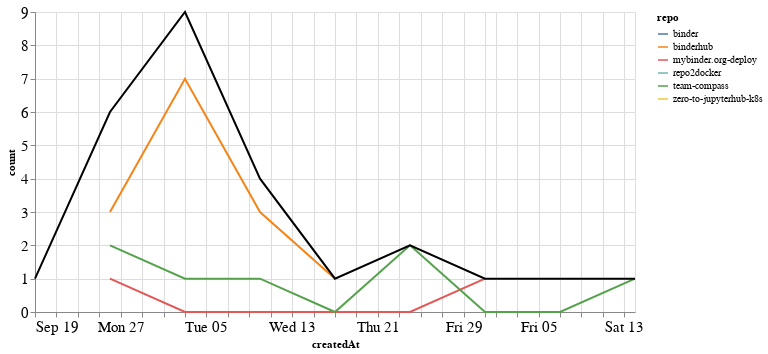

The code cell stored with this chart in its notebook:
### Markdown cell above
### Comments

### Code cell
comments_time = comments.groupby('repo').resample('W', on='createdAt').count()['author'].reset_index()
comments_time = comments_time.rename(columns={'author': 'count'})
comments_time_total = comments_time.groupby('createdAt').agg({"count": "sum"}).reset_index()
ch1 = alt.Chart(comments_time, width=600).mark_line().encode(
    x='createdAt',
    y='count',
    color='repo',
    tooltip="repo"
)

ch2 = alt.Chart(comments_time_total, width=600).mark_line(color="black").encode(
    x='createdAt',
    y='count',
)

ch1 + ch2

### Figure 1 — Vega-Lite specification as saved in the notebook (floating-point values rounded to 4 significant figures)
{"config": {"axisLeft": {"labelFontSize": 15}, "axisBottom": {"labelFontSize": 15}}, "layer": [{"data": {"name": "data-db5152ddc9ed2ba8b6e676feea65ba41"}, "mark": "line", "encoding": {"color": {"type": "nominal", "field": "repo"}, "tooltip": {"type": "nominal", "field": "repo"}, "x": {"type": "temporal", "field": "createdAt"}, "y": {"type": "quantitative", "field": "count"}}, "width": 600}, {"data": {"name": "data-6cbd3d51845fd781472e7b661909d572"}, "mark": {"type": "line", "color": "black"}, "encoding": {"x": {"type": "temporal", "field": "createdAt"}, "y": {"type": "quantitative", "field": "count"}}, "width": 600}], "$schema": "https://vega.github.io/schema/vega-lite/v4.8.1.json", "datasets": {"data-db5152ddc9ed2ba8b6e676feea65ba41": [{"repo": "binder", "createdAt": "2021-09-19T00:00:00", "count": 1}, {"repo": "binderhub", "createdAt": "2021-09-26T00:00:00", "count": 3}, {"repo": "binderhub", "createdAt": "2021-10-03T00:00:00", "count": 7}, {"repo": "binderhub", "createdAt": "2021-10-10T00:00:00", "count": 3}, {"repo": "binderhub", "createdAt": "2021-10-17T00:00:00", "count": 1}, {"repo": "mybinder.org-deploy", "createdAt": "2021-09-26T00:00:00", "count": 1}, {"repo": "mybinder.org-deploy", "createdAt": "2021-10-03T00:00:00", "count": 0}, {"repo": "mybinder.org-deploy", "createdAt": "2021-10-10T00:00:00", "count": 0}, {"repo": "mybinder.org-deploy", "createdAt": "2021-10-17T00:00:00", "count": 0}, {"repo": "mybinder.org-deploy", "createdAt": "2021-10-24T00:00:00", "count": 0}, {"repo": "mybinder.org-deploy", "createdAt": "2021-10-31T00:00:00", "count": 1}, {"repo": "repo2docker", "createdAt": "2021-11-07T00:00:00", "count": 1}, {"repo": "team-compass", "createdAt": "2021-09-26T00:00:00", "count": 2}, {"repo": "team-compass", "createdAt": "2021-10-03T00:00:00", "count": 1}, {"repo": "team-compass", "createdAt": "2021-10-10T00:00:00", "count": 1}, {"repo": "team-compass", "createdAt": "2021-10-17T00:00:00", "count": 0}, {"repo": "team-compass", "createdAt": "2021-10-24T00:00:00", "count": 2}, {"repo": "team-compass", "createdAt": "2021-10-31T00:00:00", "count": 0}, {"repo": "team-compass", "createdAt": "2021-11-07T00:00:00", "count": 0}, {"repo": "team-compass", "createdAt": "2021-11-14T00:00:00", "count": 1}, {"repo": "zero-to-jupyterhub-k8s", "createdAt": "2021-10-03T00:00:00", "count": 1}], "data-6cbd3d51845fd781472e7b661909d572": [{"createdAt": "2021-09-19T00:00:00", "count": 1}, {"createdAt": "2021-09-26T00:00:00", "count": 6}, {"createdAt": "2021-10-03T00:00:00", "count": 9}, {"createdAt": "2021-10-10T00:00:00", "count": 4}, {"createdAt": "2021-10-17T00:00:00", "count": 1}, {"createdAt": "2021-10-24T00:00:00", "count": 2}, {"createdAt": "2021-10-31T00:00:00", "count": 1}, {"createdAt": "2021-11-07T00:00:00", "count": 1}, {"createdAt": "2021-11-14T00:00:00", "count": 1}]}}
